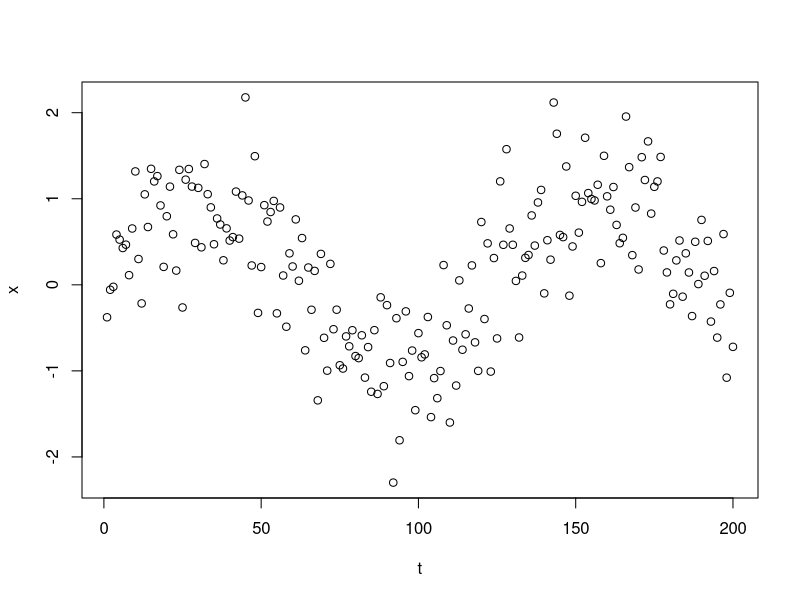
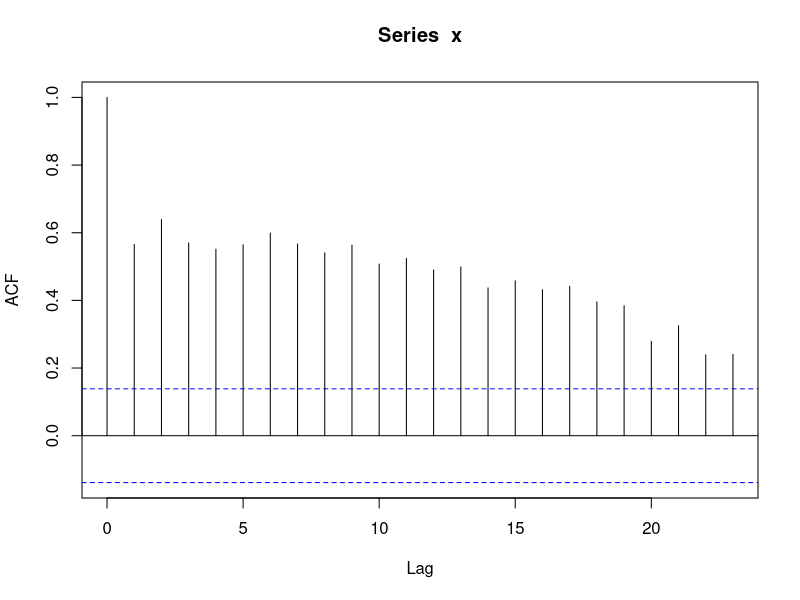
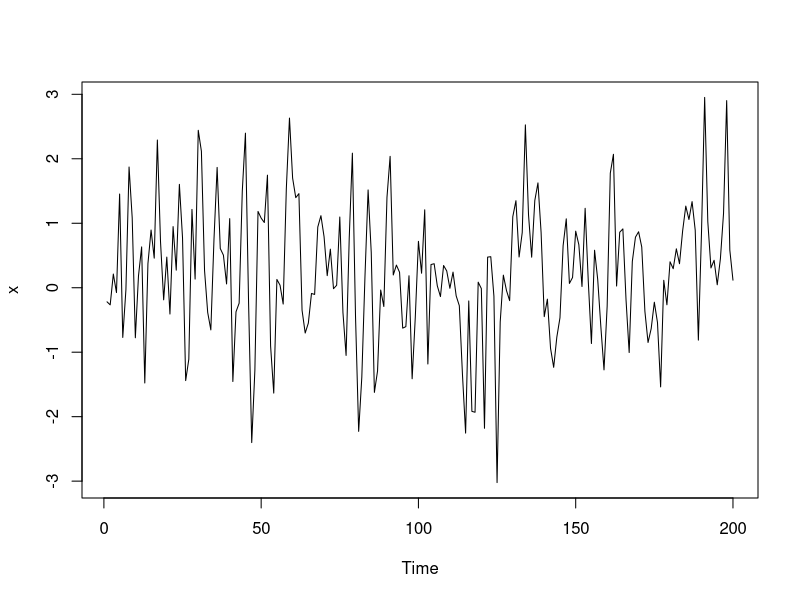
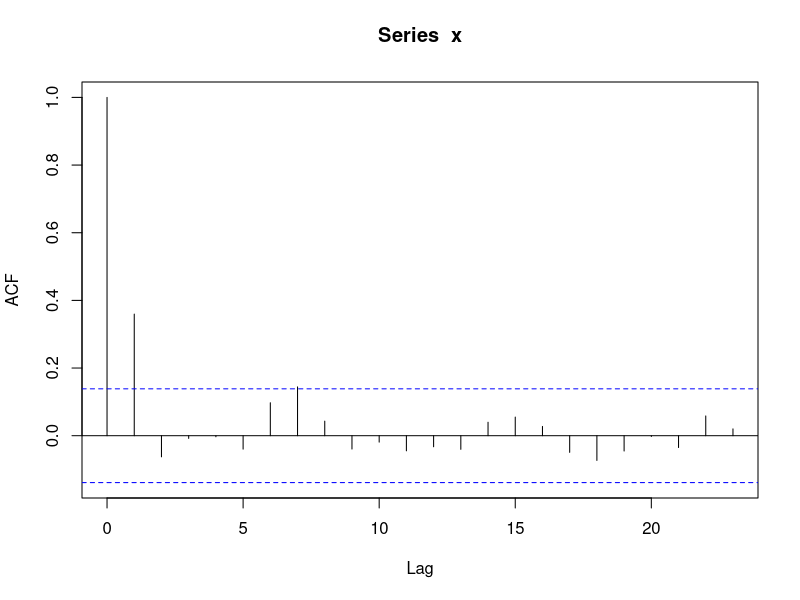
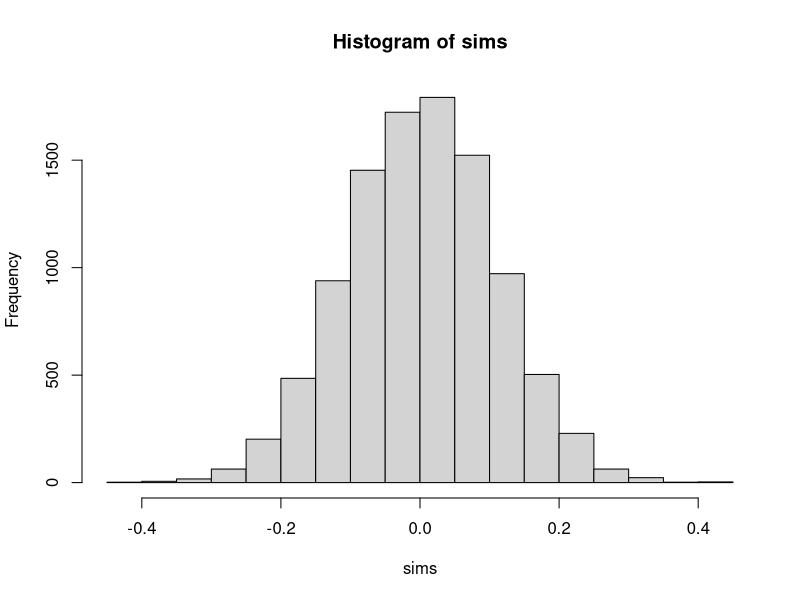
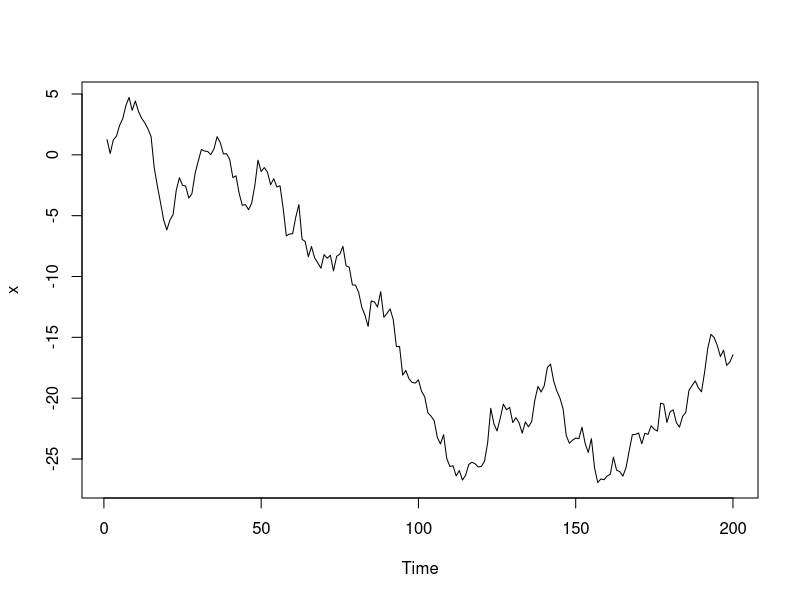
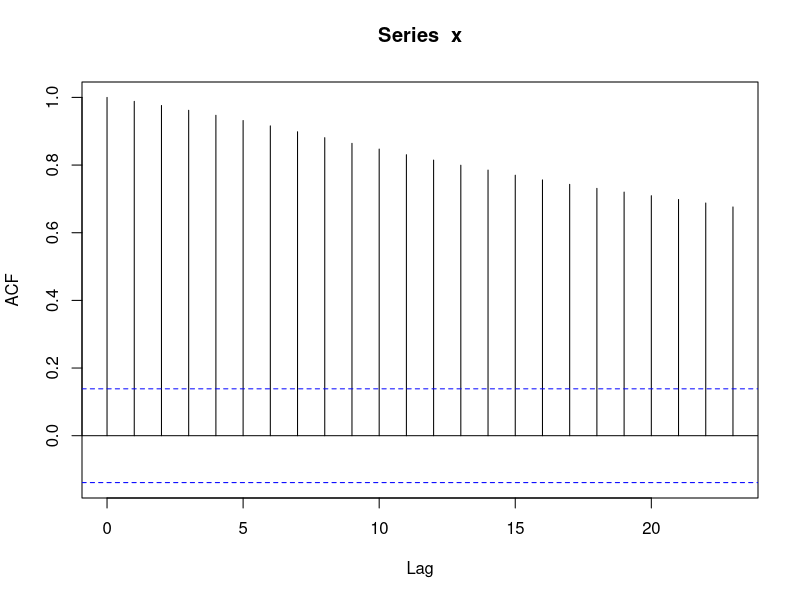
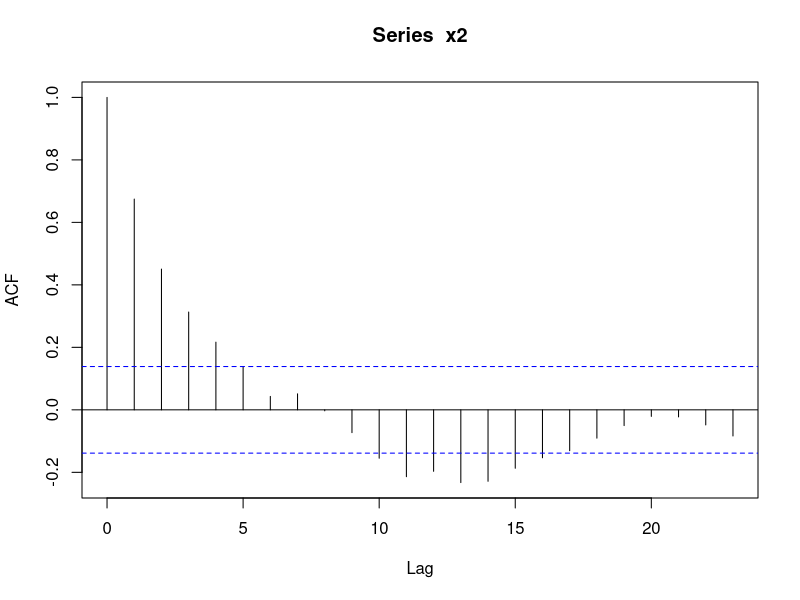

These charts were generated, in order, by the following R code:
## ---- chunk 1
n = 200

t = 1:n
z = rnorm(n, sd = sqrt(0.25))
x = sin(t / 20) + z 

plot(t, x)
## ---- chunk 2
acf(x)

# Verify location of the confidence interval line
2 / sqrt(n)
## ---- chunk 3
Box.test(x, lag=20, type='Ljung')
Box.test(x, lag=3, type='Ljung')
## ---- chunk 4
n = 200
x = arima.sim(list(ma=0.5), n=n)
mean(x)
plot(x)

# Sample ACF is right on- 2nd entry should be 0.4
acf(x)

# Theoretical 95% confidence interval for the mean
alpha = 0.05
interval = qnorm(1 - alpha / 2) * sqrt((9 * n - 4) / (4 * n^2))

# Simulate a bunch of sample means
sims = replicate(1e4, mean(arima.sim(list(ma=0.5), n=n)))
hist(sims)

# How many were inside the theoretical confidence interval?
sum(abs(sims) < interval) / length(sims)
## ---- chunk 5
n = 200
x = arima.sim(list(ar=0.999), n=n)
plot(x)
acf(x)

x2 = arima.sim(list(ar=0.7), n=n)
acf(x2)
## ---- chunk 6
n = 200
x = arima.sim(list(ma=c(0.5, 2, 1)), n=n)
plot(x)
acf(x)
